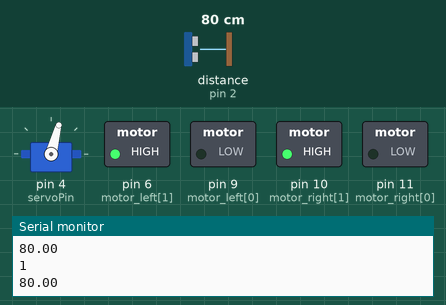
Bench run of a sketch on a simulated Arduino Uno, built with avr-gcc and run on an emulated ATmega328P. On the bench: servo, switched loads named in the sketch (green lamp = pin HIGH), the last lines printed to the serial monitor. Wiring (inferred from the names in the program): ultrasonic range finder: trigger pin 3; echo pin 2. Inputs (shaded band) come from the test bench; at power-on: distance to the obstacle (sensor on pin 2) 80 cm. The echo pulse lasts 58.3 µs per cm; pins used as bus, display or sensor lines are not drawn.

Above: at 2.8 s.
2.9 s: distance to the obstacle (sensor on pin 2) set to 34 cm
5.0 s: distance to the obstacle (sensor on pin 2) set to 29 cm
At 6.7 s:
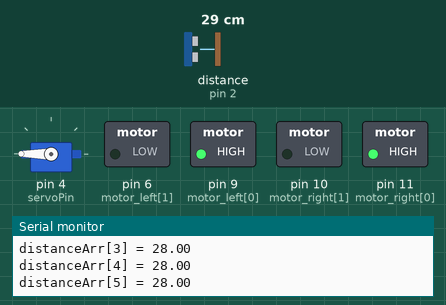
At 7.6 s:
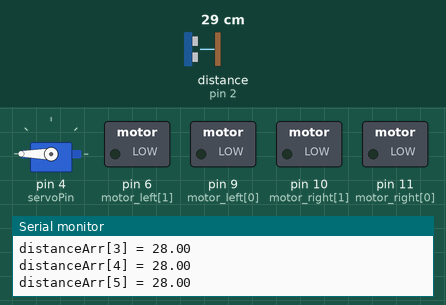
8.5 s: distance to the obstacle (sensor on pin 2) set to 35 cm
At 10.2 s:
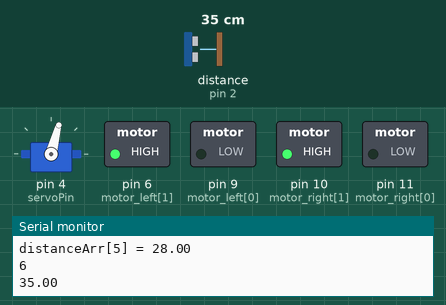
Timing chart, 0 to 11.7 s (numbered marks = the images above; inputs shaded):
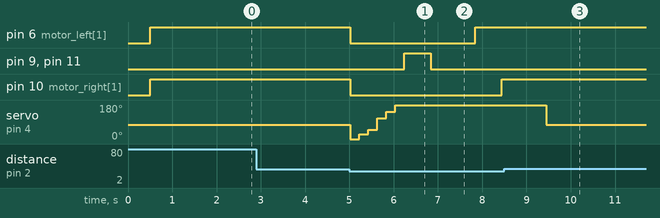

Measured:
- the behaviour switches between 32 and 31 cm on distance to the obstacle (sensor on pin 2) (found by bisection; images 0 and 1)
- after the input at 5.0 s, pin 6 (motor_left[1]): HIGH → LOW at once, → HIGH 2.8 s later; pin 9 (motor_left[0]): LOW → HIGH after 1.2 s, → LOW 0.60 s later
- after the input at 8.5 s, pin 6 (motor_left[1]), pin 10 (motor_right[1]): stays HIGH (without the input it goes to LOW after 1.4 s); pin 9 (motor_left[0]), pin 11 (motor_right[0]): stops changing and stays LOW; servo on pin 4 (servoPin): goes on until 9.4 s, then stays 75°

The sketch:

robot_car.ino.ino
```cpp
/*
 *
 */

#include <Servo.h>
Servo servo;

//-------------INITIALIZE GLOBAL VARIABLES
// Ultrasonic Module Pins
const int echo = 2;
const int trig = 3;

// Servo motor
const int servoPin = 4;
int servoAngles[6] = {0, 25, 50, 110, 145, 180};    // Scanning angles for ultrasonic module
int motor_left[] = {9, 6};        // Left motor pins
int motor_right[] = {11, 10};     // Right motor pins

// Other values
long duration;
float forwarddistance;
float distancefront;
float distanceArr[6];
int thresholddistance = 30;

//-------------FUNCTIONS FOR HANDLING MOTION
void brake(){
  digitalWrite(motor_left[0], LOW);
  digitalWrite(motor_left[1], LOW);
  digitalWrite(motor_right[0], LOW);
  digitalWrite(motor_right[1], LOW);
}

void drive_forward(){
  digitalWrite(motor_left[0], LOW);
  delayMicroseconds(400);
  digitalWrite(motor_left[1], HIGH);
  delayMicroseconds(400);
  digitalWrite(motor_right[0], LOW);
  delayMicroseconds(400);
  digitalWrite(motor_right[1], HIGH);
  delayMicroseconds(400);
}

void slight_left(){
  digitalWrite(motor_left[0], LOW);
  digitalWrite(motor_left[1], HIGH);
  digitalWrite(motor_right[0], LOW);
  digitalWrite(motor_right[1], LOW);
  delay(600);
}

void slight_right(){
  digitalWrite(motor_left[0], LOW);
  digitalWrite(motor_left[1], LOW);
  digitalWrite(motor_right[0], LOW);
  digitalWrite(motor_right[1], HIGH);
  delay(600);
}

void turn_left(){
  digitalWrite(motor_left[0], LOW);
  digitalWrite(motor_left[1], HIGH);
  digitalWrite(motor_right[0], LOW);
  digitalWrite(motor_right[1], LOW);
  delay(900);
}

void turn_right(){
  digitalWrite(motor_left[0], LOW);
  digitalWrite(motor_left[1], LOW);
  digitalWrite(motor_right[0], LOW);
  digitalWrite(motor_right[1], HIGH);
  delay(900);
}

void turn_around(){
  digitalWrite(motor_left[0], HIGH);
  digitalWrite(motor_left[1], LOW);
  digitalWrite(motor_right[0], HIGH);
  digitalWrite(motor_right[1], LOW);
  delay(600);
}

float distance(int angle){
  servo.write(angle);
  delay(500);
  digitalWrite(trig, LOW);
  delayMicroseconds(20);
  digitalWrite(trig, HIGH);
  delayMicroseconds(20);
  digitalWrite(trig, LOW);

  duration = pulseIn(echo, HIGH);
  forwarddistance = duration / 58;
  return forwarddistance;
}

//-------------Sensor module
void scan_area(){
  for (int i = 0; i < 6; i++){
    servo.write(servoAngles[i]);
    delay(100);
    digitalWrite(trig, LOW);
    delayMicroseconds(20);
    digitalWrite(trig, HIGH);
    delayMicroseconds(20);
    digitalWrite(trig, LOW);
    duration = pulseIn(echo, HIGH);
    distanceArr[i] = duration / 58;
    Serial.print("distanceArr[");
    Serial.print(i);
    Serial.print("] = ");
    Serial.println(distanceArr[i]);
    delay(100);
  }
}

//-------------SETUP FUNCTION TO BE RAN WHEN POWERED ON
void setup(){
  Serial.begin(9600);
  servo.attach(servoPin);

  // Setup motors
  for (int i = 0; i < 2; i++){
    pinMode(motor_left[i], OUTPUT);
    pinMode(motor_right[i], OUTPUT);
  }

  // Setup sensor
  pinMode(trig, OUTPUT);
  pinMode(echo, INPUT);
}

//-------------MAIN LOOP
void loop(){
  servo.write(75);
  distancefront = distance(75);
  Serial.println(distancefront);

  if ((distancefront > thresholddistance) && (distancefront < 1000)){
    drive_forward();
    delay(1000);
    Serial.println("1");
  }
  else {
    brake();
    scan_area();
    if ((distanceArr[1] > 1000) && (distanceArr[2] > 1000) && (distanceArr[3] > 1000) && (distanceArr[4] > 1000) && (distanceArr[5] > 1000) && (distanceArr[6] > 1000)){
       return;
       Serial.println("Restarted the Loop");
       delay(100);
    }
    else if(((distanceArr[1]) > 30.0) && ((distanceArr[2]) > 30.0)){
      slight_right();
      drive_forward();
      delay(1000);
      Serial.println("2");
    }
    else if(((distanceArr[0]) > 30.0) && ((distanceArr[1]) > 30.0)){
      turn_right();
      drive_forward();
      delay(1000);
      Serial.println("3");
    }
    else if(((distanceArr[3]) > 30.0) && ((distanceArr[4]) > 30.0)){
      slight_left();
      drive_forward();
      delay(1000);
      Serial.println("4");
    }
    else if(((distanceArr[4]) > 30.0) && ((distanceArr[5]) > 30.0)){
      turn_left();
      drive_forward();
      delay(1000);
      Serial.println("5");
    }
    else {
      turn_around();
      brake();
      delay(1000);
      slight_left();
      drive_forward();
      delay(1000);
      Serial.println("6");
    }
  }
}
```
